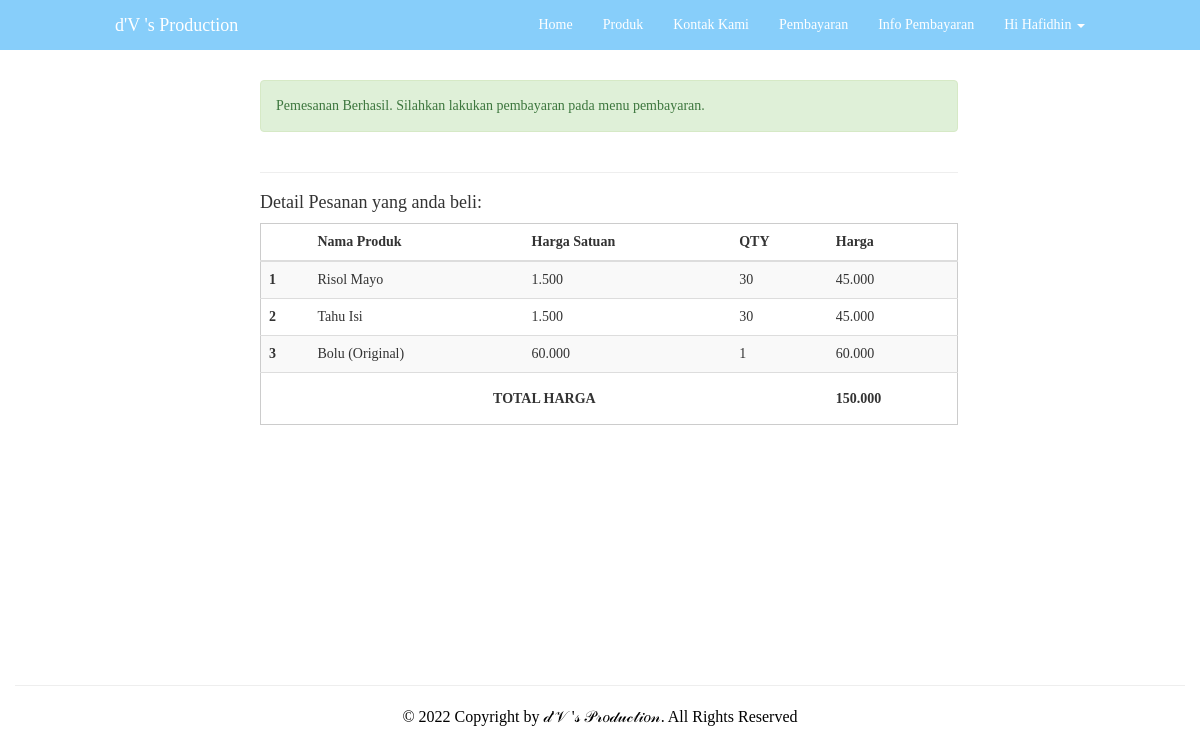
The page /success.php (signed in) on the database its author committed.
### tables this page shows
CREATE TABLE `user` (
  `id` int(11) NOT NULL,
  `nama` varchar(30) NOT NULL,
  `email` varchar(30) NOT NULL,
  `telephone` varchar(15) NOT NULL,
  `alamat` text NOT NULL,
  `password` varchar(32) NOT NULL,
  `status` enum('user','admin') NOT NULL
);

CREATE TABLE `detail_pesanan` (
  `id` int(11) NOT NULL,
  `produk_id` int(11) NOT NULL,
  `qty` int(11) NOT NULL,
  `pesanan_id` int(11) NOT NULL
);

CREATE TABLE `produk` (
  `id` int(11) NOT NULL,
  `nama` varchar(30) NOT NULL,
  `deskripsi` text NOT NULL,
  `gambar` varchar(50) NOT NULL,
  `harga` decimal(10,0) NOT NULL,
  `kategori_produk_id` int(11) NOT NULL
);

CREATE TABLE `pesanan` (
  `id` int(11) NOT NULL,
  `tanggal_pesan` datetime NOT NULL,
  `tanggal_digunakan` datetime NOT NULL,
  `user_id` int(11) NOT NULL,
  `nama` varchar(100) NOT NULL,
  `alamat` text NOT NULL,
  `kota` varchar(30) NOT NULL,
  `ongkir` int(11) NOT NULL,
  `telephone` varchar(20) NOT NULL,
  `read` enum('0','1') NOT NULL,
  `status` enum('Lunas','Belum Lunas','','') NOT NULL
);

### inc/config.php (called while the page is built, shortened)
<?php
	$no = 1;
?>

### success.php (the view, shortened to what this page needs)
<?php
	include"inc/config.php";
	include"layout/header.php";
?>
	<div id="wrapper" style="margin-right:auto; margin-left:auto; width:900px;">
		<div class="container" style="margin-top:10px; margin-left:80px; font-family: Maiandra GD;">
			<div class="col-md-9">
				<div class="alert alert-success">
					Pemesanan Berhasil. Silahkan lakukan pembayaran pada menu pembayaran.
				</div>
				<div class="row">
					<div class="col-md-12">
						<hr>
						<h4>Detail Pesanan yang anda beli:</h4>
						<table class="table table-striped table-hove">
							<thead>
								<tr>
									<th></th>
									<th>Nama Produk</th>
									<th>Harga Satuan</th>
									<th>QTY</th>
									<th>Harga</th>
								</tr>
							</thead>
							<tbody>
								<?php
									$pes = mysql_fetch_array(mysql_query("select * from pesanan where user_id='$_SESSION[iam_user]' order by id DESC limit 1"));
									$q = mysql_query("select * from detail_pesanan where pesanan_id='$pes[id]'");
									$ongkir = $pes['ongkir'];
									$total = 0;
									while($data=mysql_fetch_object($q)){ ?>
									<tr>
										<th scope="row"><?php echo $no++; ?></th>
										<?php
											$katpro = mysql_query("select * from produk where id='$data->produk_id'");
													$p = mysql_fetch_object($katpro);
										?>
										<td><?php echo $p->nama ?></td>
										<td><?php echo number_format($p->harga, 0, ',', '.')  ?></td>
										<td><?php echo $data->qty ?></td>
										<?php $t = $data->qty*$p->harga;
											$total += $t;
										?>
										<td><?php echo number_format($t, 0, ',', '.')  ?></td>
									</tr>
								<?php } ?>
									<tr>
										<td colspan="4" class="text-center">
										<h5><b>TOTAL HARGA</b></h5>
										</td>
										<td class="text-bold">
										<h5><b><?php  echo number_format($total+$ongkir, 0, ',', '.') ?></b></h5>
										</td>
									</tr>
							</tbody>
						</table>
					</div>
				</div>
			</div>
		</div>
	</div>
<?php include"layout/footer.php"; ?>

### layout/header.php (shortened to what this page needs)
<!DOCTYPE html>
<html lang="en">
  <head>
    <link href="assets/bootstrap/css/bootstrap.css" rel="stylesheet">
    <link href="assets/bootstrap/css/datetimepicker.css" rel="stylesheet">
    <link href="assets/css/navbar-fixed-top.css" rel="stylesheet">
    <link href="assets/css/style.css" rel="stylesheet">
  </head>
  <body>
    <nav class="navbar navbar-default navbar-fixed-top navbar-blue" style="background:#87CEFA;">
      <div class="container">
        <div class="navbar-header">
          <a class="navbar-brand" href="index.php" style="font-family: Lucida Handwriting;">d'V 's Production</a>
        </div>
        <div id="navbar" class="navbar-collapse collapse" >
          <ul class="nav navbar-nav navbar-right" style="font-family: Berlin Sans FB;">
            <li><a href="index.php">Home</a></li>
            <li><a href="produk.php">Produk</a></li>
            <li><a href="kontak.php">Kontak Kami</a></li>
            <?php if(!empty($_SESSION['iam_user'])){ ?>
            <?php
              $user = mysql_fetch_object(mysql_query("select * from user where id='$_SESSION[iam_user]'"));
            ?>
            <li><a href="pembayaran.php">Pembayaran</a></li>
            <li><a href="info.php">Info Pembayaran</a></li>
            <li class="dropdown">
              <a href="#" class="dropdown-toggle" data-toggle="dropdown" role="button" aria-haspopup="true" aria-expanded="false">Hi <?php echo $user->nama; ?> <span class="caret"></span></a>
            </li>
            <?php } ?>
          </ul>
        </div>
      </div>
    </nav>

### assets/css/navbar-fixed-top.css (style rules this page uses)
body { padding-top: 70px; }

### assets/css/style.css (style rules this page uses)
@media (min-width: 768px) { .container { width: 750px; } }
@media (min-width: 992px) { .container { width: 970px; } }
@media (min-width: 1200px) { .container { width: 1000px; } }
.table { border:1px solid#CCC; }
table td, table th { padding:10px; font-size: 14px; }
* { transition: all 200ms ease-in-out; }
body { background-color: #fff; }
.navbar-blue { background-color: #87CEFA; border:none; color: #FFF; }
.navbar-blue .navbar-brand { color: #FFF; }
.navbar-blue .navbar-nav li > a { color:#FFF; }

### rows shown on the page
user: nama "Hafidhin"
detail_pesanan: produk.nama "Risol Mayo", produk.harga "1.500", qty "30", qty.harga "45.000"
detail_pesanan: produk.nama "Tahu Isi", produk.harga "1.500", qty "30", qty.harga "45.000"
detail_pesanan: produk.nama "Bolu (Original)", produk.harga "60.000", qty "1", qty.harga "60.000"
pesanan: $total+$ongkir "150.000"
